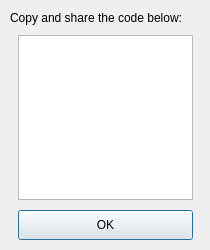
<?xml version="1.0" encoding="UTF-8"?>
<ui version="4.0">
 <class>share_dialog</class>
 <widget class="QDialog" name="share_dialog">
  <property name="geometry">
   <rect>
    <x>0</x>
    <y>0</y>
    <width>210</width>
    <height>250</height>
   </rect>
  </property>
  <property name="windowTitle">
   <string>Share</string>
  </property>
  <widget class="QLabel" name="label">
   <property name="geometry">
    <rect>
     <x>10</x>
     <y>10</y>
     <width>190</width>
     <height>15</height>
    </rect>
   </property>
   <property name="text">
    <string>Copy and share the code below:</string>
   </property>
  </widget>
  <widget class="QPlainTextEdit" name="share_text">
   <property name="geometry">
    <rect>
     <x>18</x>
     <y>35</y>
     <width>175</width>
     <height>165</height>
    </rect>
   </property>
   <property name="plainText">
    <string/>
   </property>
  </widget>
  <widget class="QPushButton" name="pushButton">
   <property name="geometry">
    <rect>
     <x>18</x>
     <y>210</y>
     <width>175</width>
     <height>30</height>
    </rect>
   </property>
   <property name="text">
    <string>OK</string>
   </property>
  </widget>
 </widget>
 <resources/>
 <connections/>
</ui>
